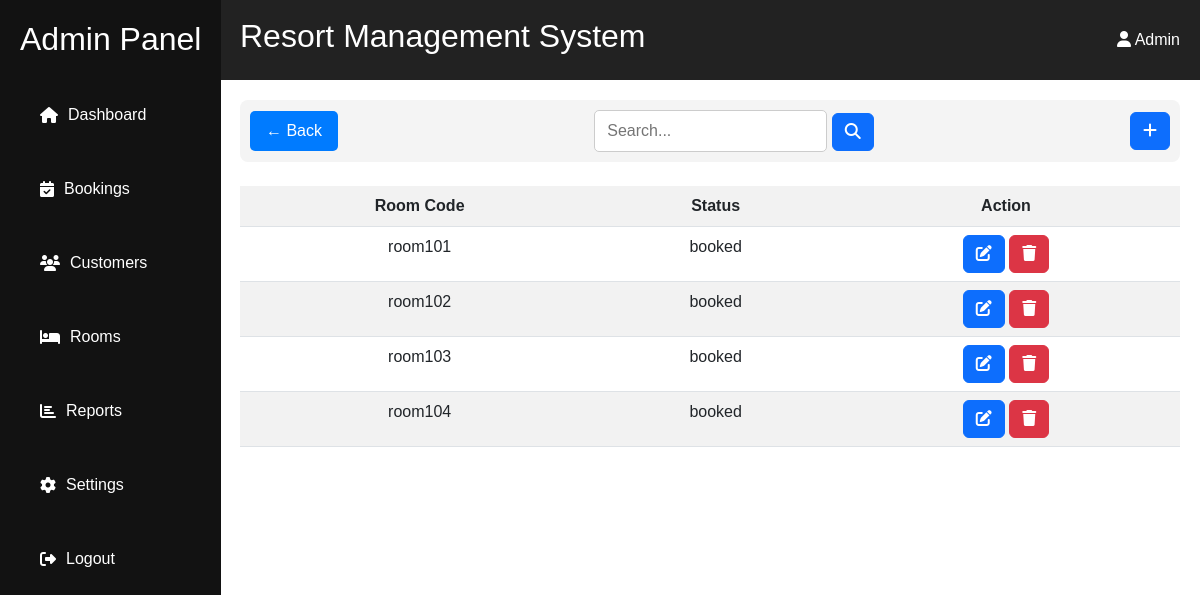
The page /admin/rooms/index.php on the database as committed earlier.
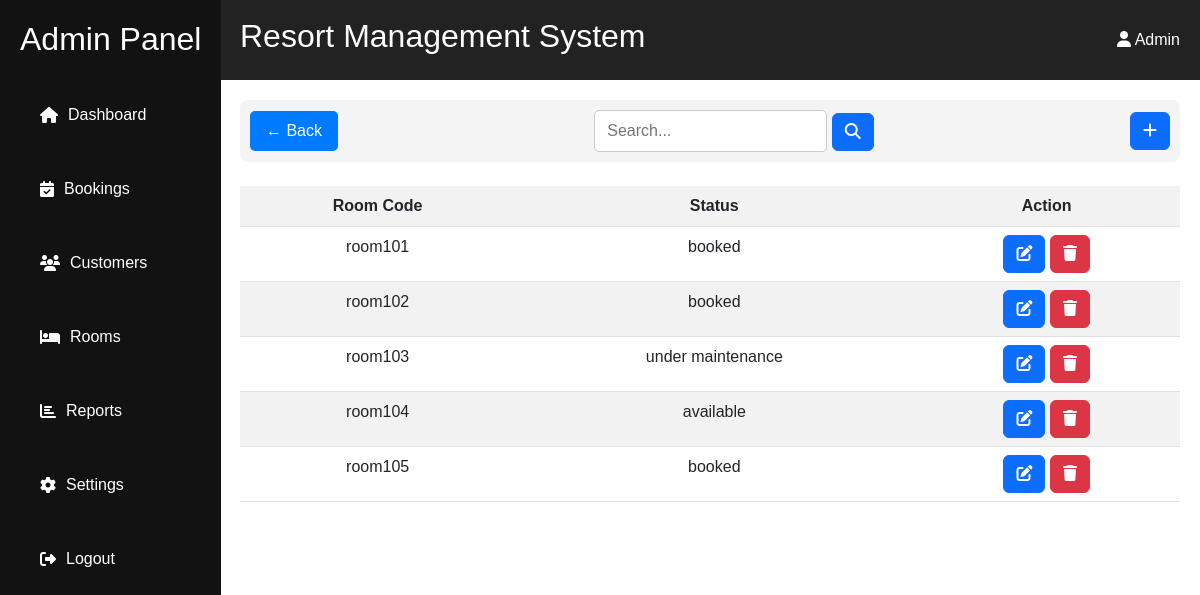
The same page on the database as committed later.
### tables this page shows
CREATE TABLE IF NOT EXISTS `room` (
  `room_id` int(11) NOT NULL AUTO_INCREMENT,
  `room_code` varchar(50) NOT NULL,
  `room_type` enum('standard','premium') NOT NULL,
  `room_status` enum('available','booked','under maintenance') NOT NULL,
  `price` decimal(10,0) NOT NULL,
  `created_at` timestamp NOT NULL DEFAULT current_timestamp(),
  `updated_at` timestamp NOT NULL DEFAULT current_timestamp(),
  PRIMARY KEY (`room_id`),
  UNIQUE KEY `room_ code` (`room_code`)
);

### admin/rooms/index.php (the view, shortened to what this page needs)
<?php
include('../../resources/database/config.php');
?>
<div class="content" style="color:black;">
    <?php
    include ('filter.php'); ?>
    <br>
    <table class="table table-striped" style="text-align: center;">
        <tr>
        <th>Room Code</th>
        <th>Status</th>
        <th>Action</th>
        </tr>
        <?php
       while($row=mysqli_fetch_assoc($result)){
        print "<tr>
        <td>{$row['room_code']}</td>
        <td>{$row['room_status']}</td>
        <td><a href='edit.php?id={$row['room_id']}' class='btn btn-primary'><i class='fas fa-edit'></i></a>
        <a href='delete.php?id={$row['room_id']}&index_click=true' class='btn btn-danger'><i class='fas fa-trash'></i></a></td>
        </tr>";
       }
        ?>
    </table>
</div>

### admin/rooms/filter.php (shortened to what this page needs)
<?php
if(isset($_GET['search']) && isset($_GET['searchbar'])){
    echo $find=isset($_GET['searchbar']) ? $_GET['searchbar'] : '';
    $search="'%$find%'";
    $sql1 = "SELECT * FROM room WHERE room_code LIKE $search ";
    $result = mysqli_query($conn, $sql1);
    }else{
    $sql1 = "SELECT * FROM room";
    $result = mysqli_query($conn, $sql1);
    }
?>
<div class="top-bar">
    <button class="back-btn" onclick="history.back()">← Back</button>
    <form action="<?php $_SERVER['PHP_SELF']?>" method="get">
   <input type="text" class="search-bar" name="searchbar"  placeholder="Search...">
   <button class="btn btn-primary" name="search" value="search"><i class="fas fa-magnifying-glass"></i></button>
   </form>
    <a href="create.php" class="btn btn-primary" style="text-decoration: none; color:white;"><i class="fas fa-add "></i></a>
</div>

### admin/rooms/filter.php (style rules this page uses)
.top-bar { display: flex; align-items: center; justify-content: space-between; padding: 10px; background: #f4f4f4; border-radius: 8px; gap: 15px; }
.back-btn { padding: 8px 16px; border: none; background: #007bff; color: white; font-size: 16px; border-radius: 5px; cursor: pointer; transition: 0.3s; }
.search-bar { flex: 1; padding: 8px 12px; border: 1px solid #ccc; border-radius: 5px; font-size: 16px; }

Rows that differ between the two databases and show on the page:
changed room "room103": room_status "booked" → "under maintenance"
changed room "room104": room_status "booked" → "available"
added room: room_code "room105", room_status "booked"
